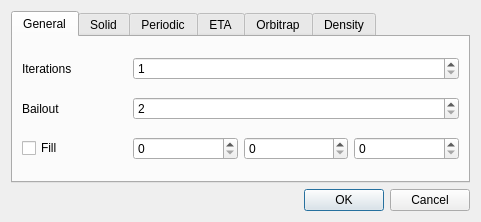
<?xml version="1.0" encoding="UTF-8"?>
<ui version="4.0">
 <class>Preferences</class>
 <widget class="QDialog" name="Preferences">
  <property name="geometry">
   <rect>
    <x>0</x>
    <y>0</y>
    <width>481</width>
    <height>222</height>
   </rect>
  </property>
  <property name="windowTitle">
   <string>Preferences</string>
  </property>
  <layout class="QGridLayout" name="gridLayout">
   <item row="0" column="0">
    <widget class="QTabWidget" name="tab">
     <property name="currentIndex">
      <number>0</number>
     </property>
     <widget class="QWidget" name="general">
      <attribute name="title">
       <string>General</string>
      </attribute>
      <layout class="QGridLayout" name="gridLayout_2">
       <item row="0" column="1" colspan="3">
        <widget class="QSpinBox" name="iters">
         <property name="minimum">
          <number>1</number>
         </property>
         <property name="maximum">
          <number>10000</number>
         </property>
        </widget>
       </item>
       <item row="1" column="0">
        <widget class="QLabel" name="bailLabel">
         <property name="text">
          <string>Bailout</string>
         </property>
        </widget>
       </item>
       <item row="3" column="1">
        <widget class="QSpinBox" name="fillR">
         <property name="maximum">
          <number>255</number>
         </property>
        </widget>
       </item>
       <item row="0" column="0">
        <widget class="QLabel" name="itersLabel">
         <property name="text">
          <string>Iterations</string>
         </property>
        </widget>
       </item>
       <item row="3" column="2">
        <widget class="QSpinBox" name="fillG">
         <property name="maximum">
          <number>255</number>
         </property>
        </widget>
       </item>
       <item row="3" column="3">
        <widget class="QSpinBox" name="fillB">
         <property name="maximum">
          <number>255</number>
         </property>
        </widget>
       </item>
       <item row="1" column="1" colspan="3">
        <widget class="QSpinBox" name="bail">
         <property name="minimum">
          <number>2</number>
         </property>
         <property name="maximum">
          <number>1000</number>
         </property>
        </widget>
       </item>
       <item row="3" column="0">
        <widget class="QCheckBox" name="fill">
         <property name="text">
          <string>Fill</string>
         </property>
        </widget>
       </item>
      </layout>
     </widget>
     <widget class="QWidget" name="solid">
      <attribute name="title">
       <string>Solid</string>
      </attribute>
      <layout class="QGridLayout" name="gridLayout_6">
       <item row="0" column="2">
        <widget class="QSpinBox" name="solidG">
         <property name="maximum">
          <number>255</number>
         </property>
        </widget>
       </item>
       <item row="0" column="0">
        <widget class="QLabel" name="solidLabel">
         <property name="text">
          <string>Color</string>
         </property>
        </widget>
       </item>
       <item row="0" column="1">
        <widget class="QSpinBox" name="solidR">
         <property name="maximum">
          <number>255</number>
         </property>
        </widget>
       </item>
       <item row="0" column="3">
        <widget class="QSpinBox" name="solidB">
         <property name="maximum">
          <number>255</number>
         </property>
        </widget>
       </item>
      </layout>
     </widget>
     <widget class="QWidget" name="periodic">
      <attribute name="title">
       <string>Periodic</string>
      </attribute>
      <layout class="QGridLayout" name="gridLayout_3">
       <item row="0" column="2">
        <widget class="QDoubleSpinBox" name="periodicPar2"/>
       </item>
       <item row="0" column="1">
        <widget class="QDoubleSpinBox" name="periodicPar1"/>
       </item>
       <item row="0" column="3">
        <widget class="QDoubleSpinBox" name="periodicPar3"/>
       </item>
       <item row="1" column="1">
        <widget class="QDoubleSpinBox" name="periodicPar4"/>
       </item>
       <item row="1" column="2">
        <widget class="QDoubleSpinBox" name="periodicPar5"/>
       </item>
       <item row="1" column="3">
        <widget class="QDoubleSpinBox" name="periodicPar6"/>
       </item>
       <item row="0" column="0" rowspan="2">
        <widget class="QLabel" name="periodicParLabel">
         <property name="text">
          <string>Parameters</string>
         </property>
        </widget>
       </item>
      </layout>
     </widget>
     <widget class="QWidget" name="eta">
      <attribute name="title">
       <string>ETA</string>
      </attribute>
      <layout class="QGridLayout" name="gridLayout_7">
       <item row="0" column="0">
        <widget class="QCheckBox" name="smooth">
         <property name="text">
          <string>Smooth</string>
         </property>
        </widget>
       </item>
      </layout>
     </widget>
     <widget class="QWidget" name="orbitrap">
      <attribute name="title">
       <string>Orbitrap</string>
      </attribute>
      <layout class="QGridLayout" name="gridLayout_4">
       <item row="0" column="1" colspan="2">
        <widget class="QComboBox" name="trap">
         <item>
          <property name="text">
           <string>Center</string>
          </property>
         </item>
         <item>
          <property name="text">
           <string>Axes</string>
          </property>
         </item>
         <item>
          <property name="text">
           <string>Linear</string>
          </property>
         </item>
         <item>
          <property name="text">
           <string>Circular</string>
          </property>
         </item>
        </widget>
       </item>
       <item row="0" column="0">
        <widget class="QLabel" name="label">
         <property name="text">
          <string>Trap</string>
         </property>
        </widget>
       </item>
      </layout>
     </widget>
     <widget class="QWidget" name="density">
      <attribute name="title">
       <string>Density</string>
      </attribute>
      <layout class="QGridLayout" name="gridLayout_5">
       <item row="0" column="0">
        <widget class="QLabel" name="layersLabel">
         <property name="text">
          <string>Layers</string>
         </property>
        </widget>
       </item>
       <item row="1" column="0">
        <widget class="QLabel" name="samplesLabel">
         <property name="text">
          <string>Samples</string>
         </property>
        </widget>
       </item>
       <item row="1" column="1">
        <widget class="QSpinBox" name="samples">
         <property name="minimum">
          <number>100</number>
         </property>
         <property name="maximum">
          <number>1000000000</number>
         </property>
        </widget>
       </item>
       <item row="0" column="1">
        <widget class="QComboBox" name="layers">
         <item>
          <property name="text">
           <string>1</string>
          </property>
         </item>
         <item>
          <property name="text">
           <string>3</string>
          </property>
         </item>
        </widget>
       </item>
      </layout>
     </widget>
    </widget>
   </item>
   <item row="1" column="0">
    <widget class="QDialogButtonBox" name="buttons">
     <property name="orientation">
      <enum>Qt::Horizontal</enum>
     </property>
     <property name="standardButtons">
      <set>QDialogButtonBox::Cancel|QDialogButtonBox::Ok</set>
     </property>
    </widget>
   </item>
  </layout>
 </widget>
 <resources/>
 <connections>
  <connection>
   <sender>buttons</sender>
   <signal>accepted()</signal>
   <receiver>Preferences</receiver>
   <slot>accept()</slot>
   <hints>
    <hint type="sourcelabel">
     <x>248</x>
     <y>254</y>
    </hint>
    <hint type="destinationlabel">
     <x>157</x>
     <y>274</y>
    </hint>
   </hints>
  </connection>
  <connection>
   <sender>buttons</sender>
   <signal>rejected()</signal>
   <receiver>Preferences</receiver>
   <slot>reject()</slot>
   <hints>
    <hint type="sourcelabel">
     <x>316</x>
     <y>260</y>
    </hint>
    <hint type="destinationlabel">
     <x>286</x>
     <y>274</y>
    </hint>
   </hints>
  </connection>
 </connections>
</ui>
